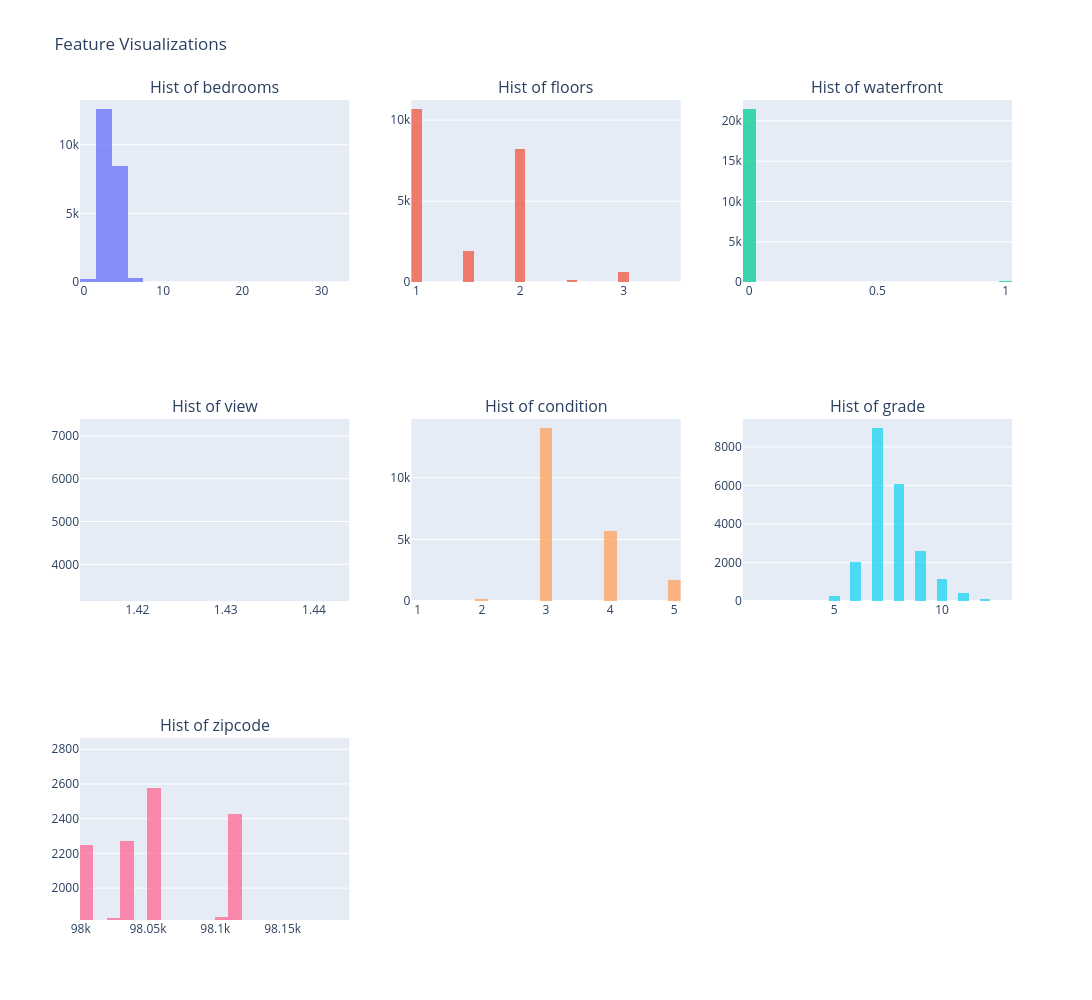

The code cell stored with this chart in its notebook:
### Code cell
categorical_features = ['bedrooms', 'floors', 'waterfront', 'view', 'condition', 'grade', 'zipcode']
categorical_visualization = visualize_grid(house_data, categorical_features, plot_type='hist', items_per_row=3, figsize=(15, 10), dpi=100)

### Figure 1 — Plotly figure (JSON) as saved in the notebook; plotly's stock layout.template omitted (floating-point values rounded to 4 significant figures; data arrays with more than 128 entries replaced by an {"elided": "..."} marker saying what was removed)
{"data": [{"name": "bedrooms", "nbinsx": 30, "opacity": 0.75, "type": "histogram", "x": {"elided": "21613 int values"}, "xaxis": "x", "yaxis": "y"}, {"name": "floors", "nbinsx": 30, "opacity": 0.75, "type": "histogram", "x": {"elided": "21613 float values"}, "xaxis": "x2", "yaxis": "y2"}, {"name": "waterfront", "nbinsx": 30, "opacity": 0.75, "type": "histogram", "x": {"elided": "21613 int values"}, "xaxis": "x3", "yaxis": "y3"}, {"name": "view", "nbinsx": 30, "opacity": 0.75, "type": "histogram", "x": {"elided": "21613 int values"}, "xaxis": "x4", "yaxis": "y4"}, {"name": "condition", "nbinsx": 30, "opacity": 0.75, "type": "histogram", "x": {"elided": "21613 int values"}, "xaxis": "x5", "yaxis": "y5"}, {"name": "grade", "nbinsx": 30, "opacity": 0.75, "type": "histogram", "x": {"elided": "21613 int values"}, "xaxis": "x6", "yaxis": "y6"}, {"name": "zipcode", "nbinsx": 30, "opacity": 0.75, "type": "histogram", "x": {"elided": "21613 int values"}, "xaxis": "x7", "yaxis": "y7"}], "layout": {"annotations": [{"font": {"size": 16}, "showarrow": false, "text": "Hist of bedrooms", "x": 0.1444, "xanchor": "center", "xref": "paper", "y": 1, "yanchor": "bottom", "yref": "paper"}, {"font": {"size": 16}, "showarrow": false, "text": "Hist of floors", "x": 0.5, "xanchor": "center", "xref": "paper", "y": 1, "yanchor": "bottom", "yref": "paper"}, {"font": {"size": 16}, "showarrow": false, "text": "Hist of waterfront", "x": 0.8556, "xanchor": "center", "xref": "paper", "y": 1, "yanchor": "bottom", "yref": "paper"}, {"font": {"size": 16}, "showarrow": false, "text": "Hist of view", "x": 0.1444, "xanchor": "center", "xref": "paper", "y": 0.6111, "yanchor": "bottom", "yref": "paper"}, {"font": {"size": 16}, "showarrow": false, "text": "Hist of condition", "x": 0.5, "xanchor": "center", "xref": "paper", "y": 0.6111, "yanchor": "bottom", "yref": "paper"}, {"font": {"size": 16}, "showarrow": false, "text": "Hist of grade", "x": 0.8556, "xanchor": "center", "xref": "paper", "y": 0.6111, "yanchor": "bottom", "yref": "paper"}, {"font": {"size": 16}, "showarrow": false, "text": "Hist of zipcode", "x": 0.1444, "xanchor": "center", "xref": "paper", "y": 0.2222, "yanchor": "bottom", "yref": "paper"}], "height": 1000, "showlegend": false, "title": {"text": "Feature Visualizations"}, "width": 1500, "xaxis": {"anchor": "y", "autorange": true, "domain": [0, 0.2889], "range": [-0.5, 33.5], "type": "linear"}, "xaxis2": {"anchor": "y2", "autorange": true, "domain": [0.3556, 0.6444], "range": [0.95, 3.55], "type": "linear"}, "xaxis3": {"anchor": "y3", "autorange": true, "domain": [0.7111, 1], "range": [-0.025, 1.025], "type": "linear"}, "xaxis4": {"anchor": "y4", "autorange": false, "domain": [0, 0.2889], "range": [1.413, 1.444], "type": "linear"}, "xaxis5": {"anchor": "y5", "autorange": true, "domain": [0.3556, 0.6444], "range": [0.9, 5.1], "type": "linear"}, "xaxis6": {"anchor": "y6", "autorange": true, "domain": [0.7111, 1], "range": [0.75, 13.25], "type": "linear"}, "xaxis7": {"anchor": "y7", "autorange": true, "domain": [0, 0.2889], "range": [98000.0, 98200.0], "type": "linear"}, "xaxis8": {"anchor": "y8", "domain": [0.3556, 0.6444]}, "xaxis9": {"anchor": "y9", "domain": [0.7111, 1]}, "yaxis": {"anchor": "x", "autorange": true, "domain": [0.7778, 1], "range": [0, 13250.0]}, "yaxis2": {"anchor": "x2", "autorange": true, "domain": [0.7778, 1], "range": [0, 11240.0]}, "yaxis3": {"anchor": "x3", "autorange": true, "domain": [0.7778, 1], "range": [0, 22580.0]}, "yaxis4": {"anchor": "x4", "autorange": false, "domain": [0.3889, 0.6111], "range": [3140.0, 7398.0]}, "yaxis5": {"anchor": "x5", "autorange": true, "domain": [0.3889, 0.6111], "range": [0, 14770.0]}, "yaxis6": {"anchor": "x6", "autorange": true, "domain": [0.3889, 0.6111], "range": [0, 9454.0]}, "yaxis7": {"anchor": "x7", "autorange": false, "domain": [0, 0.2222], "range": [1816.0, 2866.0]}, "yaxis8": {"anchor": "x8", "domain": [0, 0.2222]}, "yaxis9": {"anchor": "x9", "domain": [0, 0.2222]}}}
